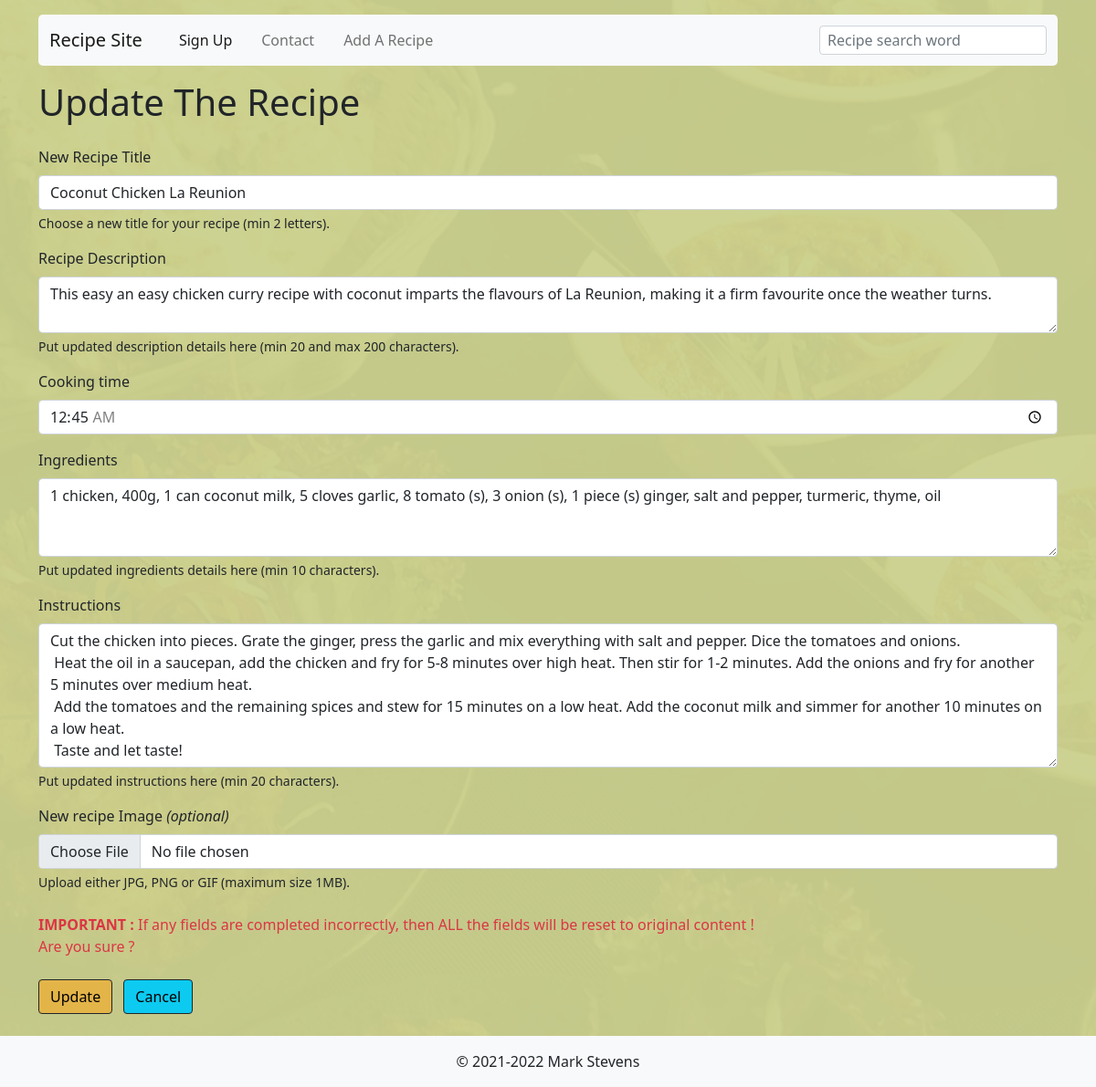
The page /recipes/update.php?id=87 (signed in) on the database its author committed.
### tables this page shows
CREATE TABLE `recipes` (
  `recipe_id` int(11) NOT NULL,
  `title` varchar(128) NOT NULL,
  `summary` text NOT NULL,
  `duration` time NOT NULL,
  `ingredients` text NOT NULL,
  `recipe` text NOT NULL,
  `author` varchar(512) NOT NULL,
  `image` varchar(256) NOT NULL,
  `is_enabled` tinyint(1) NOT NULL
);

### variables/variables.php (called while the page is built, shortened)
<?php
  $rootUrl = (!empty($_SERVER['HTTPS']) ? 'https' : 'http') . '://' . $_SERVER['HTTP_HOST'] . '/';
  ?>

### config/user.php (called while the page is built, shortened)
<?php
include_once($_SERVER['DOCUMENT_ROOT'] . "/variables/variables.php");
if (isset($_COOKIE['LOGGED_USER']) || isset($_SESSION['LOGGED_USER'])) {
    $loggedUser = [
        'email' => $_COOKIE['LOGGED_USER'] ?? $_SESSION['LOGGED_USER'],
    ];
} else {
    header('Location: '.$rootUrl.'index.php');
}

### recipes/update.php (the view, shortened to what this page needs)
<?php
  include_once($_SERVER['DOCUMENT_ROOT'] .  '/config/user.php');
  include_once($_SERVER['DOCUMENT_ROOT'] . "/variables/variables.php");
  $getData = $_GET;
  $recipe_id = $getData['id'] ?? $_POST["id"];
  if (!isset($recipe_id) || (!is_numeric($recipe_id)))
  {
    $errorMessage = 'Something seems to have gone wrong. Please try again.';
    echo $errorMessage;
    return;
  }	else {
    $retrieveRecipe = $mysqlClient->prepare('SELECT * FROM `recipes` WHERE recipe_id = :recipe_id');
    $retrieveRecipe->execute([
      'recipe_id' => $recipe_id,
    ]);
    $recipes = $retrieveRecipe->fetch(PDO::FETCH_ASSOC);
  }
?>
<!DOCTYPE html>
<html lang="en">
<head>
    <link href="https://cdn.jsdelivr.net/npm/bootstrap@5.0.2/dist/css/bootstrap.min.css" rel="stylesheet">
    <link rel="stylesheet" href="<?php echo($rootUrl.'/css/style.css'); ?>">
</head>
<body class="backThree d-flex flex-column min-vh-100">
    <main class="container">
      <?php include_once($rootPath.'/include/header.php'); ?>
        <section>
          <h1 class="mb-4">Update The Recipe</h1>
            <form action="<?php echo htmlspecialchars($_SERVER["PHP_SELF"]);?>" method="POST" enctype="multipart/form-data">
                <div class="mb-3">
                  <label for="title" class="form-label">New Recipe Title</label>
                  <input type="title" class="form-control" id="title" name="title" placeholder="Your new recipe title" aria-describedby="title-help" value="<?php echo strip_tags($recipes['title']); ?>">
                  <div id="title-help" class="form-text">Choose a new title for your recipe (min 2 letters).</div>
                </div>
                <div class="mb-3">
                  <label for="summary" class="form-label">Recipe Description</label>
                  <textarea rows="2"  class="form-control" id="summary" name="summary" placeholder="Put new description here ..." aria-describedby="summary-help"><?php echo strip_tags($recipes['summary']); ?></textarea>
                  <div id="summary-help" class="form-text">Put updated description details here (min 20 and max 200 characters).</div>
                </div>
                <div class="mb-3">
                  <label for="duration" class="form-label">Cooking time</label>
                  <input type="time" class="form-control" id="duration" name="duration" min="00:05" max="06:00" value="<?php echo ($recipes['duration']); ?>">
                </div>
                <div class="mb-3">
                  <label for="ingredients" class="form-label">Ingredients</label>
                  <textarea rows="3"  class="form-control" id="ingredients" name="ingredients" placeholder="Put new ingredients here ..." aria-describedby="ingredients-help"><?php echo strip_tags($recipes['ingredients']); ?></textarea>
                  <div id="ingredients-help" class="form-text">Put updated ingredients details here (min 10 characters).</div>
                </div>
                <div class="mb-3">
                  <label for="recipe" class="form-label">Instructions</label>
                  <textarea rows="6" class="form-control" id="recipe" name="recipe" placeholder="Put new recipe details here ..."  aria-describedby="description-help"><?php echo strip_tags($recipes['recipe']); ?></textarea>
                  <div id="description-help" class="form-text">Put updated instructions here (min 20 characters).</div>
                </div>
                <div class="mb-3">
                    <label for="image" class="form-label">New recipe Image <i>(optional)</i></label>
                    <input type="file" class="form-control" id="image" name="image" aria-describedby="image-help">
                    <div id="image-help" class="form-text mb-3">Upload either JPG, PNG or GIF (maximum size 1MB).</div>
                </div>
                <p class="text-danger mt-4 mb-0"><b>IMPORTANT : </b> If any fields are completed incorrectly, then ALL the fields will be reset to original content !</p>
                  <p class="text-danger"><?php echo($recipes['author'] != $loggedUser['email'] ? 'Sorry, you do not have the permissions to update this recipe !' : 'Are you sure ?' ); ?></p>
                  <button type="submit" class="btn btn-warning mt-2" <?php echo($recipes['author'] != $loggedUser['email'] ? 'disabled' : '' ); ?> >Update</button>
                  <a class="btn btn-info mt-2 mx-2" href="<?php echo($rootUrl)?>recipes/read.php?id=<?php echo($recipe_id ); ?>">Cancel</a>
            </form>
            <br />
        </section>
    </main>
    <?php include_once($rootPath.'/include/footer.php'); ?>
</body>
</html>

### css/style.css (style rules this page uses)
body { background: #CBD18F; }
.form-text { color: rgba(255, 255, 255, 1); color: #212529; }
.btn-warning { background-color: #E3B448; border-color: #212529; }
.btn-info { border-color: #212529; }
.backOne, .backTwo, .backThree { background: #CBD18F; position: relative; height: 100%; width: 100%; }
.backThree::before { content: ""; background: #CBD18F url("backgrounds/asian-fusion.webp") no-repeat center center; background-size: cover; position: absolute; top: 0px; right: 0px; bottom: 0px; left: 0px; opacity: 0.04; z-index: -1; }

### rows shown on the page
recipes: title "Coconut Chicken La Reunion", summary "This easy an easy chicken curry recipe with coconut imparts the flavours of La Reunion, making it a firm favourite once the weather turns.", duration "00:45:00", ingredients "1 chicken, 400g, 1 can coconut milk, 5 cloves garlic, 8 tomato (s), 3 onion (s), 1 piece (s) ginger, salt and pepper, turmeric, thyme, oil", recipe "Cut the chicken into pieces. Grate the ginger, press the garlic and mix everything with salt and pepper. Dice the tomatoes and onions. Heat the oil in a saucepan, add the chicken and fry for 5-8 minutes over high heat. Then stir for 1-2 minutes. Add the onions and fry for another 5 minutes over medium heat. Add the tomatoes and the remaining spices and stew for 15 minutes on a low heat. Add the coconut milk and simmer for another 10 minutes on a low heat. Taste and let taste!"
